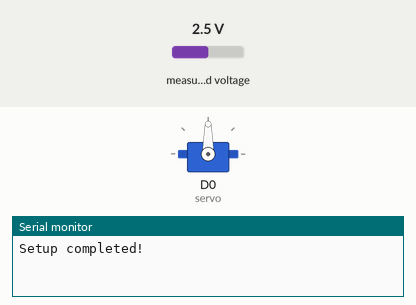
Bench run of a sketch on a simulated ESP8266 (NodeMCU). Parts: servo, the last lines printed to the serial monitor. Inputs (shaded band) come from the test bench; at power-on: measured voltage 2.5 V.

Above: at 1.7 s.
1.8 s: measured voltage set to 2.7 V
At 4.7 s:
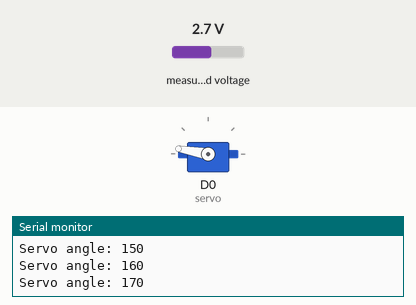
4.8 s: measured voltage set to 0.1 V
At 5.3 s:
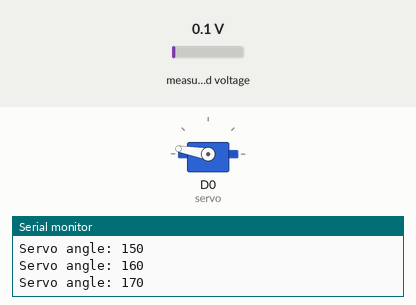
6.3 s: measured voltage set to 3.8 V
At 7.81 s:
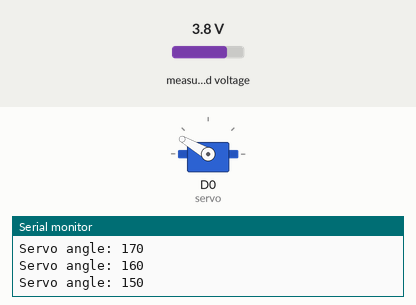
9.3 s: measured voltage set to 1.2 V
At 9.3 s:
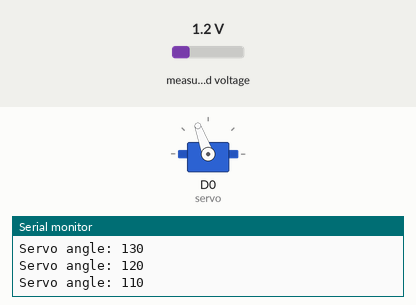
10.8 s: measured voltage set to 4.9 V
At 12.27 s:
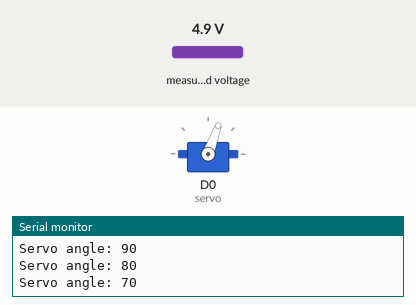
13.8 s: measured voltage set to 2.5 V
At 13.8 s:
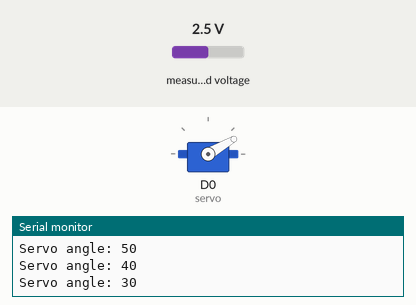
Timing chart, 0 to 16.3 s (numbered marks = the images above; inputs shaded):
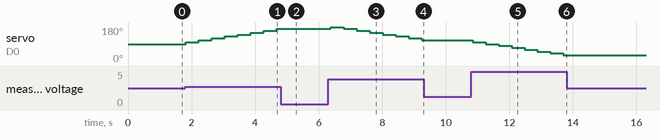

The sketch:

servo_trial.ino
```cpp
#include <Wire.h>

#include <Servo.h>
#include <Adafruit_ADS1X15.h>

Adafruit_ADS1115 ads;


Servo servo;    // Create an instance of the Servo library

int flexThreshold = 250;    // Adjust this value according to your flex sensor readings
int servoAngle = 10;    // The angle to rotate the servo when flexing is detected
int servoCenter = 90;    // The mean position of the servo
int servoRange = 90;    // The range of servo motion from the center position
int ambient0,dif0;

bool servoForward = true;    // Flag to track the servo direction


void setup() {
  Serial.begin(115200);
  Wire.begin();
  ads.begin();

  servo.attach(D0);    // Attach the servo to pin D0
  servo.write(servoCenter);    // Move the servo to the center position
  ambient0 = ads.readADC_SingleEnded(0);
  delay(500);

  Serial.println("Setup completed!");
}

void loop() {
  int flexValue = ads.readADC_SingleEnded(0);
  dif0 = flexValue-ambient0;

  if (dif0 > flexThreshold) {
    // Flexing detected, rotate servo by servoAngle in the appropriate direction
    int newServoPosition = servo.read();
    if (servoForward) {
      newServoPosition += servoAngle;
    } else {
      newServoPosition -= servoAngle;
    }

    if (newServoPosition >= (servoCenter - servoRange) && newServoPosition <= (servoCenter + servoRange)) {
      // Check if the servo is within the allowed range
      servo.write(newServoPosition);
      Serial.print("Servo angle: ");
      Serial.println(newServoPosition);

      delay(300);  // Delay to allow servo to reach the desired position
    }
  }


  if (servo.read() >= (servoCenter + servoRange)) {
    // Servo reached the maximum range, reverse direction
    servoForward = false;
    Serial.println("Servo reached maximum range. Reversing direction.");
  } else if (servo.read() <= (servoCenter - servoRange)) {
    // Servo reached the minimum range, reverse direction
    servoForward = true;
    Serial.println("Servo reached minimum range. Reversing direction.");
  }

  delay(100);
}
```

Measured:
- the behaviour switches between 2.5 and 2.6 V on measured voltage (found by bisection; images 0 and 1)
- after the input at 1.8 s, servo on D0 (servo): moves from 90° to 170° over 2.9 s, starting at once
- after the input at 4.8 s, servo on D0 (servo): stays 170° (without the input it goes to 180° after 0.28 s)
- after the input at 6.3 s, servo on D0 (servo): 170° → 180° after 0.08 s, → 170° 0.41 s later, → 160° 0.41 s later, → 150° 0.41 s later, … (8 changes in this stretch)
- after the input at 9.3 s, servo on D0 (servo): stays 110° (without the input it goes to 100° after 0.35 s)
- after the input at 10.8 s, servo on D0 (servo): moves from 110° to 30° over 2.9 s, starting at once
- after the input at 13.8 s, servo on D0 (servo): stops changing and stays 30°
